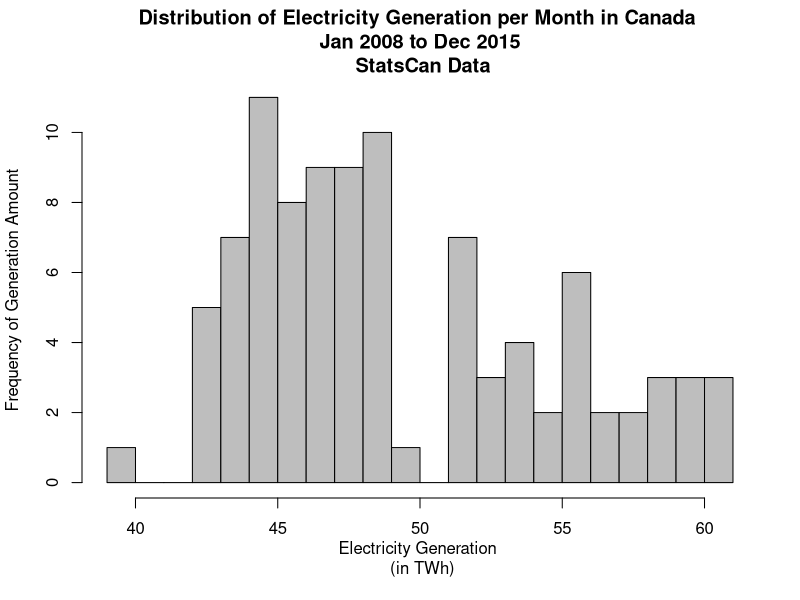
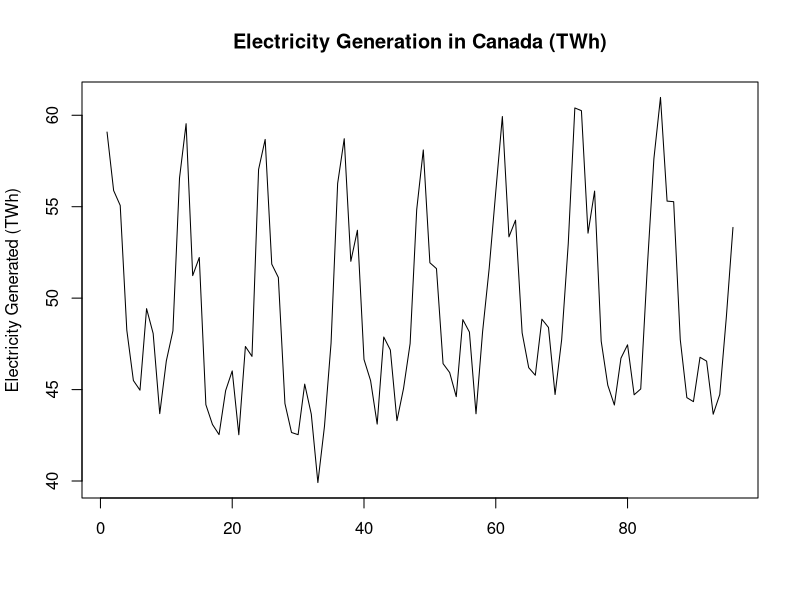

These figures' R source, in order:
#Import Canada Generation Data.
Canada_elec_gen <- read.csv("Canada Electricity Generation.csv")

#Summarize the generation data.
summary(Canada_elec_gen$Total.Generation..MWh.)

#MWh are very large numbers for our analysis. Let's convert to TWh by dividing by 1,000,000.
Canada_elec_gen$Total.Generation..MWh.=Canada_elec_gen$Total.Generation..MWh./1000000

#We need to rename the header.
names(Canada_elec_gen)[2] <- "Total Generation (TWh)"
write.csv(Canada_elec_gen,file='Canada Electricity Generation in TWh.csv',row.names = FALSE)


#Creating a histogram of generation data.
hist(Canada_elec_gen$`Total Generation (TWh)`,breaks=20,
     main="Distribution of Electricity Generation per Month in Canada \n Jan 2008 to Dec 2015 \n StatsCan Data",
     ylab="Frequency of Generation Amount",
     xlab="Electricity Generation \n (in TWh)",
     col="grey")

#We want to create a plot over time.
#We must first convert the Date column numeric values into date values.
mode(Canada_elec_gen$Date)
z <- Canada_elec_gen[1,1] 
z <- as.Date(Canada_elec_gen[1,1],"%Y/%m")
z

#plotting
plot.ts(Canada_elec_gen$`Total Generation (TWh)`, 
        main="Electricity Generation in Canada (TWh)",
        ylab="Electricity Generated (TWh)",
        xlab= NULL)

